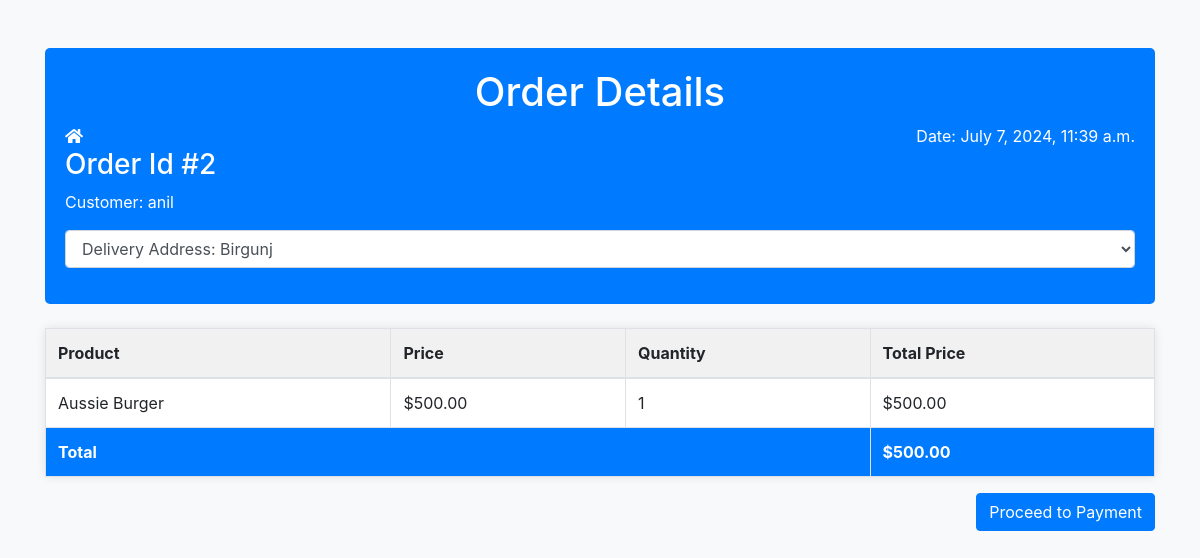
Page /billview (signed in) on the earlier database version.
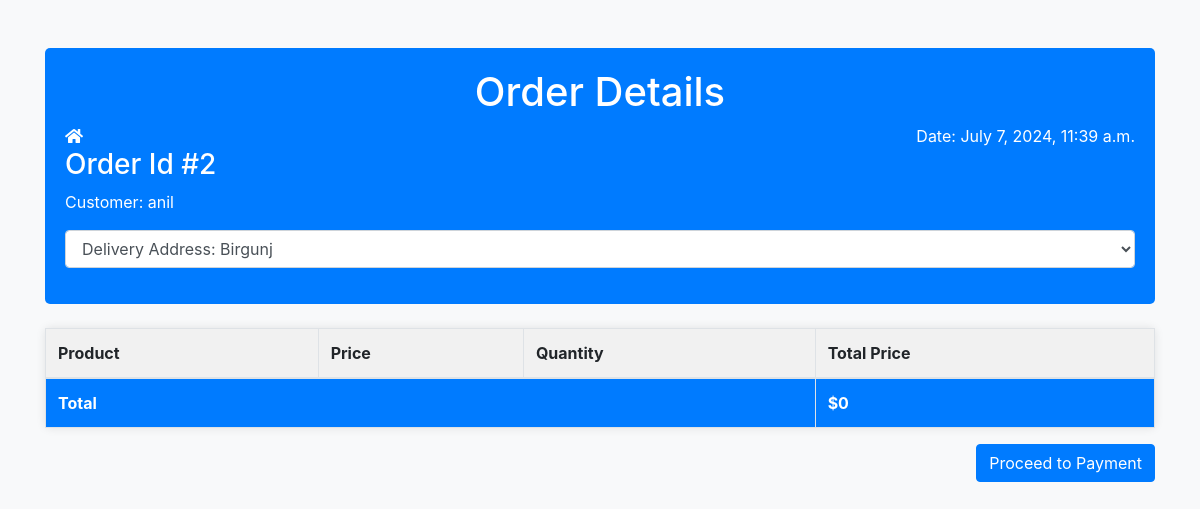
Same page on the later database version.
### food/models.py (models this page shows, shortened)
class OrderItem(models.Model):
    order = models.ForeignKey(Order, on_delete=models.CASCADE, related_name='order_items')
    menu_item = models.ForeignKey(MenuItem, on_delete=models.CASCADE)
    quantity = models.PositiveIntegerField()
    price = models.DecimalField(max_digits=10, decimal_places=2)
    discounted_price = models.DecimalField(max_digits=6, decimal_places=2, null=True, blank=True)

class MenuItem(models.Model):
    restaurant = models.ForeignKey(Restaurant, on_delete=models.CASCADE, related_name='menu_items')
    name = models.CharField(max_length=100)
    description = models.TextField()
    price = models.DecimalField(max_digits=10, decimal_places=2)
    available = models.BooleanField(default=True)
    image1 = models.ImageField(upload_to='menu_images/', null=True, blank=True)
    image2 = models.ImageField(upload_to='menu_images/', null=True, blank=True)
    image3 = models.ImageField(upload_to='menu_images/', null=True, blank=True)
    created_at = models.DateTimeField(auto_now=True)

### food/views.py (the view)
# urls.py: path('billview',views.BillView,name="billview"),
@login_required(login_url='login')
def BillView(request):
    order = get_object_or_404(Order, customer=request.user)
    address = DeliveryAddress.objects.get(customer = request.user)
    order_items = OrderItem.objects.filter(order=order)
    for item in order_items:
         item.total_price = (item.discounted_price if item.discounted_price else item.price) * item.quantity
    total_price = sum(item.total_price for item in order_items)
    return render(request, 'bill.html', {'order': order, 'order_items': order_items,'address':address,  'total_price': total_price})

### food/context_processors.py (called while the page is built)
def System(request):
    sys = SystemSetting.objects.first()
    return {'sys':sys}

def OfferView(request):
    offers = Offer.objects.filter(status = True)[:4]
    for off in offers:
        discounted_price = off.food.price * (Decimal(1) - Decimal(off.discount) / Decimal(100))
        off.discounted_price = round(discounted_price, 2)
    return {'offers':offers}

### templates/bill.html (shortened to what this page needs)
<!DOCTYPE html>
<html lang="en">
<head>
    <link rel="stylesheet" href="https://stackpath.bootstrapcdn.com/bootstrap/4.3.1/css/bootstrap.min.css">
    <link href="https://cdnjs.cloudflare.com/ajax/libs/font-awesome/5.15.4/css/all.min.css" rel="stylesheet">
</head>
<body>
    <div class="container mt-5">
        <div class="order-header">
            <h1 class="text-center">Order Details</h1>
            <div class="d-flex justify-content-between">
                <div>
                    <a href="{% url 'home' %}">
                        <i class="fa fa-home" aria-hidden="true" style="color: #FFFFFF;"></i>
                    </a>
                    <h3>Order Id #{{ order.id }}</h3>
                    <p>Customer: {{ order.customer.username }}</p>
                </div>
                <div class="text-right">
                    <p>Date: {{ order.order_date }}</p>
                </div>
            </div>
            <form method="POST" action="{% url 'payment' %}">
            <div class="form-group">
                <select class="form-control" name="adr" id="table">
                    <option value="{{order.customer.address}}"  selected>
                        Delivery Address: {{ order.customer.address }}
                    </option>
                </select>
            </div>
        </div>
        <table class="table table-bordered order-table mt-4">
            <thead>
                <tr>
                    <th>Product</th>
                    <th>Price</th>
                    <th>Quantity</th>
                    <th>Total Price</th>
                </tr>
            </thead>
            <tbody>
                {% for item in order_items %}
                <tr>
                    {% if item.discounted_price %}
                    <td>{{ item.menu_item.name }}</td>
                    <td>${{ item.discounted_price  }}</td>
                    <td>{{ item.quantity }}</td>
                    <td>${{ item.total_price }}</td>
                    {% else %}
                    <td>{{ item.menu_item.name }}</td>
                    <td>${{ item.price  }}</td>
                    <td>{{ item.quantity }}</td>
                    <td>${{ item.total_price }}</td>
                    {% endif %}
                </tr>
                {% endfor %}
                <tr class="total-row">
                    <td colspan="3"><strong>Total</strong></td>
                    <td><strong>${{ total_price }}</strong></td>
                </tr>
            </tbody>
        </table>
        <div class="text-right">
                <button type="submit" class="btn btn-primary btn-left">Proceed to Payment</button>
        </div>
    </div>
</body>
</html>

Differences in the rows shown:
removed OrderItem: menu_item.name "Aussie Burger", price "500.00", quantity "1", total_price "500.00"
Other differences:
{{ total_price }}: "500.00" → "0"
